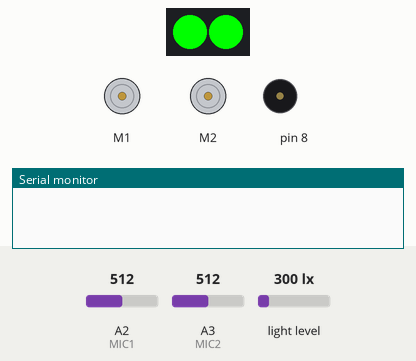
A sketch run on a simulated Arduino Uno, built with avr-gcc and run on an emulated ATmega328P. Parts: 2 × DC motor (green arrow = forward, orange = backward, longer = faster), 2 RGB LEDs in strip order, left to right, buzzer (waves = sounding), the last lines printed to the serial monitor. Inputs (shaded band) come from the test bench; at power-on: A3 (MIC2) = 512, A2 (MIC1) = 512, light level 300 lx.

Above: at 1.7 s.
1.8 s: A3 (MIC2) set to 90
At 4.77 s:
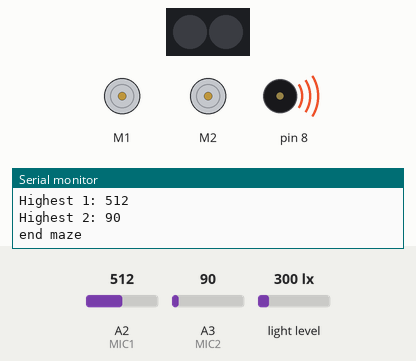
At 7.3 s:
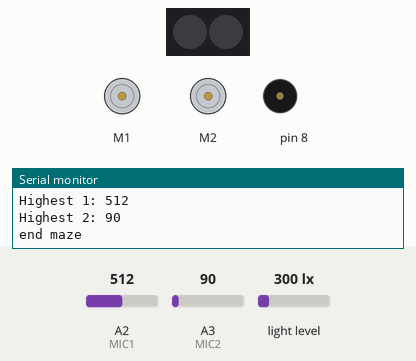
Timing chart, 0 to 12.7 s (numbered marks = the images above; inputs shaded):
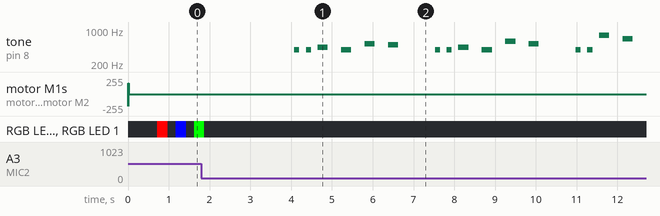

The sketch:

CG1111_Project.ino
```cpp
#include "MeMCore.h"
#include <PID_v1.h>

#define NOTE_G4  392
#define NOTE_A4  440
#define NOTE_G4  392
#define NOTE_C5  523
#define NOTE_D5  587
#define NOTE_B4  494
#define NOTE_G5  784
#define NOTE_E5  659
#define NOTE_F5  698

#define IR_LEFT 0
#define IR_RIGHT 1
#define MIC1 2
#define MIC2 3
#define RGBWait 200
#define LDRWait 10

// Motors
MeDCMotor motorL(M1);
MeDCMotor motorR(M2);

// Sensors
MeLineFollower lineFinder(PORT_1);
MeLightSensor lightSensor(PORT_6);
MeUltrasonicSensor ultraSensor(PORT_2);
MeRGBLed led(13);

// Misc
MeBuzzer buzzer;

// Initial motor speeds
int motorSpeedLeft = 175;
int motorSpeedRight = 175;

int finished = 0;

// Floats to hold colour arrays
float colourArray[] = {0, 0, 0};
float whiteArray[] = {974, 807, 724};
float blackArray[] = {225, 167, 151};
float greyDiff[] = {749, 640, 573};

// Moves the mBot forward
void forward() {
  motorL.run(-motorSpeedLeft);
  motorR.run(motorSpeedRight);
}

// Turn the mBot left
void turnLeft() {
  motorL.run(motorSpeedLeft * 0.8);
  motorR.run(motorSpeedRight * 0.8);
  delay(400);
  motorL.stop();
  motorR.stop();
  motorL.run(-motorSpeedLeft);
  motorR.run(motorSpeedRight);
}

// Turn the mBot right
void turnRight() {
  motorL.run(-motorSpeedLeft * 0.8);
  motorR.run(-motorSpeedRight * 0.8);
  delay(400);
  motorL.stop();
  motorR.stop();
  motorL.run(-motorSpeedLeft);
  motorR.run(motorSpeedRight);
}

// U-turn the mBot
void uTurn() {
  motorL.run(motorSpeedLeft * 0.8);
  motorR.run(motorSpeedRight * 0.8);
  delay(800);
  motorL.stop();
  motorR.stop();
  delay(200);
  motorL.run(-motorSpeedLeft);
  motorR.run(motorSpeedRight);
}

// Turn mBot left, go forward, then left again
void turnLeft2() {
  motorL.run(motorSpeedLeft * 0.8);
  motorR.run(motorSpeedRight * 0.8);
  delay(400);
  motorL.stop();
  motorR.stop();

  while (ultraSensor.distanceCm() > 10.5) {
    motorL.run(-motorSpeedLeft);
    motorR.run(motorSpeedRight);
  }

  motorL.stop();
  motorR.stop();
  delay(500);
  turnLeft();
  delay(200);
}

// Turn the mBot right, go forward, then right away
void turnRight2() {
  motorL.run(-motorSpeedLeft * 0.8);
  motorR.run(-motorSpeedRight * 0.8);
  delay(400);
  motorL.stop();
  motorR.stop();

  while (ultraSensor.distanceCm() > 10.5) {
    motorL.run(-motorSpeedLeft);
    motorR.run(motorSpeedRight);
  }

  motorL.stop();
  motorR.stop();
  delay(500);
  turnRight();
  delay(200);
}

int isBlackLine() {
  int sensorState = lineFinder.readSensors();
  if (sensorState == S1_IN_S2_IN || sensorState == S1_IN_S2_OUT || sensorState == S1_OUT_S2_IN) {
    return 1;
  } else {
    return 0;
  }
}

void lightChallenge() {
  int colour;
  colour = getColour();

  switch (colour) {
    case 1: // Red - Turn left
      Serial.println("Red");
      turnLeft();
      break;
    case 2: // Green - Right turn
      Serial.println("Green");
      turnRight();
      break;
    case 5: // Yellow - 180 Turn
      Serial.println("Yellow");
      uTurn();
      break;
    case 4: // Purple - 2 left turns
      Serial.println("Purple");
      turnLeft2();
      break;
    case 3: // Blue - 2 right turns
      Serial.println("Blue");
      turnRight2();
      break;
    case 6: // Black (sound challenge/finish)
      Serial.println("Black");
      soundChallenge();
      break;
  }
}

void soundChallenge() {
  delay(2000);
  int mic_1, mic_2, highest1 = 0, highest2 = 0;

  for (int i = 1; i <= 10; i++) {
    mic_1 = analogRead(MIC1);
    mic_2 = analogRead(MIC2);
    if (mic_1 > highest1) {
      highest1 = mic_1;
    }
    if (mic_2 > highest2) {
      highest2 = mic_2;
    }
  }

  Serial.print("Highest 1: ");
  Serial.println(highest1);
  Serial.print("Highest 2: ");
  Serial.println(highest2);

  //  int mic_1 = analogRead(MIC1);
  //  int mic_2 = analogRead(MIC2);
  //  Serial.print("MIC1: ");
  //  Serial.println(mic_1);
  //  Serial.print("MIC2: ");
  //  Serial.println(mic_2);

  if (highest2 > 200) {
    Serial.println("turn right");
    turnLeft();
  } else if (highest2 > 145) {
    Serial.println("turn left");
    turnRight();
  } else {
    Serial.println("end maze");
    playSound();
    finished = 1;
  }

  delay(500);
}

void offLED() {
  led.setColor(0, 0, 0, 0);
  led.setColor(1, 0, 0, 0);
  led.show();
  delay(RGBWait);
}

void redLED() {
  led.setColor(0, 255, 0, 0);
  led.setColor(1, 255, 0, 0);
  led.show();
  delay(RGBWait);
}

void greenLED() {
  led.setColor(0, 0, 0, 255);
  led.setColor(1, 0, 0, 255);
  led.show();
  delay(RGBWait);
}

void blueLED() {
  led.setColor(0, 0, 255, 0);
  led.setColor(1, 0, 255, 0);
  led.show();
  delay(RGBWait);
}

int getAvgReading(int times) {
  int reading, total = 0;
  for (int i = 0; i < times; i++) {
    reading = lightSensor.read();
    total += reading;
    delay(LDRWait);
  }

  return total / times;
}

int getColour() {
  // Reset array
  for (int c = 0; c <= 2; c++) {
    colourArray[c] = 0;
  }

  offLED();
  redLED();
  colourArray[0] = getAvgReading(5);
  offLED();
  colourArray[0] = (colourArray[0] - blackArray[0]) / greyDiff[0] * 255;

  greenLED();
  colourArray[1] = getAvgReading(5);
  offLED();
  colourArray[1] = (colourArray[1] - blackArray[1]) / greyDiff[1] * 255;

  blueLED();
  colourArray[2] = getAvgReading(5);
  offLED();
  colourArray[2] = (colourArray[2] - blackArray[2]) / greyDiff[2] * 255;

  // Print out RGB values
//  for (int c = 0; c <= 2; c++) {
//    Serial.println(colourArray[c]);
//  }

  if (colourArray[0] < 60) {
    return 6; // black//
  } else if (colourArray[0] >= 120 && colourArray[2] > 85) {
    return 5; // yellow//
  } else if (colourArray[0] > 105 && colourArray[2] < 80) {
    return 1; // red//
  } else {
    if (colourArray[1] < 60) {
      return 2; // green//
    } else {
      if (colourArray[2] > 100) {
        return 3; //blue//
      }
      else {
        return 4;//purple//
      }
    }
  }

  return 1;
}

void playSound() {
  // notes in the melody:
  int melody[] = {
    NOTE_G4, NOTE_G4, NOTE_A4, NOTE_G4, NOTE_C5, NOTE_B4, 0,
    NOTE_G4, NOTE_G4, NOTE_A4, NOTE_G4, NOTE_D5, NOTE_C5, 0,
    NOTE_G4, NOTE_G4, NOTE_G5, NOTE_E5, NOTE_C5, NOTE_B4, NOTE_A4, 0,
    NOTE_F5, NOTE_F5, NOTE_E5, NOTE_C5, NOTE_D5, NOTE_C5, 0,
  };

  int noteDurations[] = {
    8, 8, 4, 4, 4, 4,
    4,
    8, 8, 4, 4, 4, 4,
    4,
    8, 8, 4, 4, 4, 4, 2,
    8,
    8, 8, 4, 4, 4, 2,
    4,
  };

  for (int thisNote = 0; thisNote < 29; thisNote++) {
    // to calculate the note duration, take one second
    // divided by the note type.
    //e.g. quarter note = 1000 / 4, eighth note = 1000/8, etc.
    int noteDuration = 1000 / noteDurations[thisNote];
    buzzer.tone(8, melody[thisNote], noteDuration);

    // to distinguish the notes, set a minimum time between them.
    // the note's duration + 30% seems to work well:
    int pauseBetweenNotes = noteDuration * 1.30;
    delay(pauseBetweenNotes);
    // stop the tone playing:
    buzzer.noTone(8);
  }
}

void correctLeft() {
  motorL.stop();
  motorR.stop();
  motorL.run(-motorSpeedLeft - 10);
  motorR.run(-motorSpeedRight - 10);
  delay(10);
  motorL.stop();
  motorR.stop();
}

void correctRight() {
  motorL.stop();
  motorR.stop();
  motorL.run(motorSpeedLeft - 10);
  motorR.run(motorSpeedRight - 10);
  delay(10);
  motorL.stop();
  motorR.stop();
}

void setup() {
  Serial.begin(9600);
  led.setpin(13);
}

void loop() {
  int IRLeft = analogRead(IR_LEFT);
  int IRRight = analogRead(IR_RIGHT);

  // Scale input from IR
  IRLeft = IRLeft / 1023 * 5;
  IRRight = IRRight / 1023 * 5;

  if (finished) {
    motorL.stop();
    motorR.stop();
  } else {
    motorL.run(-motorSpeedLeft);
    motorR.run(motorSpeedRight);

    //    Serial.print("IR Left: ");
    //    Serial.println(IRLeft);
    //    Serial.print("IR Right: ");
    //    Serial.println(IRRight);

    if (IRLeft < 3) {
      correctLeft();
    }
    if (IRRight < 3) {
      correctRight();
    }
  }

  // Check for black line
  if (isBlackLine()) {
    motorL.stop();
    motorR.stop();
    delay(500);
    lightChallenge();
    delay(500);
  }

  if (!finished) {
    if (IRLeft < 3) {
      correctLeft();
    }
    if (IRRight < 3) {
      correctRight();
    }
  }
}
```

Measured:
- after the input at 1.8 s, tone on pin 8: plays 392 Hz for 0.13 s, 392 Hz for 0.13 s, 440 Hz for 0.25 s, 392 Hz for 0.25 s, 523 Hz for 0.25 s, 494 Hz for 0.25 s … (16 notes in this stretch), starting after 2.3 s; motor M1, motor M2: stops changing and stays stopped
